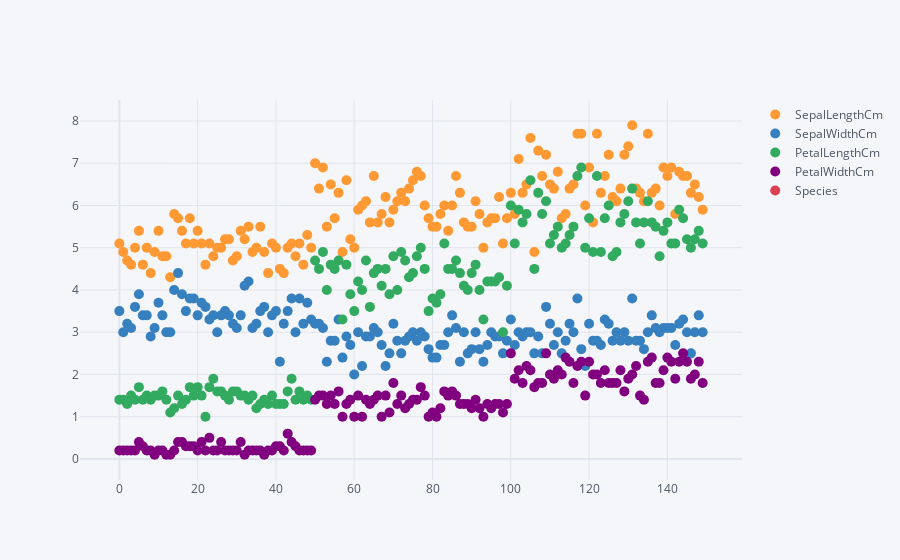

The cell this chart's notebook holds for it:
### Code cell
df.iplot(kind = "scatter" , mode = 'markers' , size = 10)

### Figure 1 — Plotly figure (JSON) as saved in the notebook; plotly's stock layout.template omitted (floating-point values rounded to 4 significant figures; data arrays with more than 128 entries replaced by an {"elided": "..."} marker saying what was removed)
{"data": [{"line": {"color": "rgba(255, 153, 51, 1.0)", "dash": "solid", "shape": "linear", "width": 1.3}, "marker": {"size": 10, "symbol": "circle"}, "mode": "markers", "name": "SepalLengthCm", "text": "", "type": "scatter", "x": {"elided": "150 int values"}, "y": {"elided": "150 float values"}}, {"line": {"color": "rgba(55, 128, 191, 1.0)", "dash": "solid", "shape": "linear", "width": 1.3}, "marker": {"size": 10, "symbol": "circle"}, "mode": "markers", "name": "SepalWidthCm", "text": "", "type": "scatter", "x": {"elided": "150 int values"}, "y": {"elided": "150 float values"}}, {"line": {"color": "rgba(50, 171, 96, 1.0)", "dash": "solid", "shape": "linear", "width": 1.3}, "marker": {"size": 10, "symbol": "circle"}, "mode": "markers", "name": "PetalLengthCm", "text": "", "type": "scatter", "x": {"elided": "150 int values"}, "y": {"elided": "150 float values"}}, {"line": {"color": "rgba(128, 0, 128, 1.0)", "dash": "solid", "shape": "linear", "width": 1.3}, "marker": {"size": 10, "symbol": "circle"}, "mode": "markers", "name": "PetalWidthCm", "text": "", "type": "scatter", "x": {"elided": "150 int values"}, "y": {"elided": "150 float values"}}, {"line": {"color": "rgba(219, 64, 82, 1.0)", "dash": "solid", "shape": "linear", "width": 1.3}, "marker": {"size": 10, "symbol": "circle"}, "mode": "markers", "name": "Species", "text": "", "type": "scatter", "x": {"elided": "150 int values"}, "y": {"elided": "150 str values"}}], "layout": {"legend": {"bgcolor": "#F5F6F9", "font": {"color": "#4D5663"}}, "paper_bgcolor": "#F5F6F9", "plot_bgcolor": "#F5F6F9", "title": {"font": {"color": "#4D5663"}}, "xaxis": {"gridcolor": "#E1E5ED", "showgrid": true, "tickfont": {"color": "#4D5663"}, "title": {"font": {"color": "#4D5663"}, "text": ""}, "zerolinecolor": "#E1E5ED"}, "yaxis": {"gridcolor": "#E1E5ED", "showgrid": true, "tickfont": {"color": "#4D5663"}, "title": {"font": {"color": "#4D5663"}, "text": ""}, "zerolinecolor": "#E1E5ED"}}}
